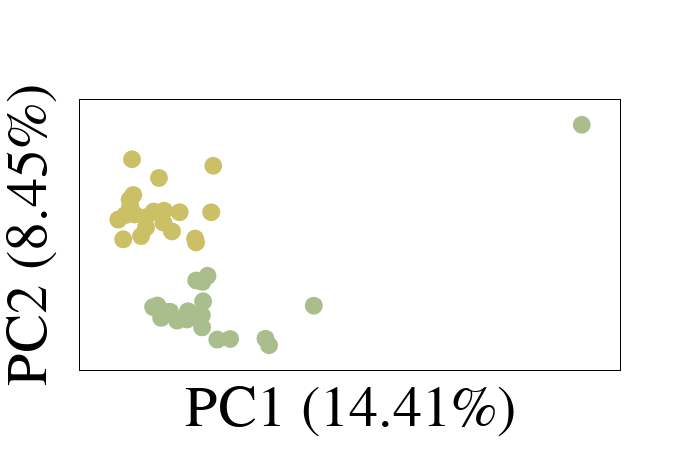

Source (notebook cell):
### Code cell
# Protein Abundance PCA plot
plot_options={
            "compare groups": ["NR","R"],
            "title": "PCA Analysis",
            "color": ["#AABD8C", "#ccc066","blue", "red", "green", "black", "yellow", "purple",
                      "orange", "brown", "pink", "gray", "olive", "cyan"],
            "symbol": ['circle', 'circle', 'circle'],
            "marker_size": 18,
            "width": 700,
            "height": 450,
            "font": dict(size=48, family="Arial black",color="black"),
            "ylimits": [],
            "xlimits": []
        }
figure, _, _ =PCA_plots(data_obj, plot_options, saved_settings,username="20min_SC")
figure.update_layout(title=None,showlegend=False)
figure.write_image("20min_PCA.png", scale=10, width = 1200, height=1000)
figure.show()

### Figure 1 — Plotly figure (JSON) as saved in the notebook; plotly's stock layout.template omitted (floating-point values rounded to 4 significant figures)
{"data": [{"hovertemplate": "%{text}<br>PC1: %{x} <br>PC2: %{y}", "legendgroup": "NR", "marker": {"color": "#AABD8C", "size": 18, "symbol": "circle"}, "mode": "markers", "name": "NR", "orientation": "v", "showlegend": true, "text": ["HeLa_ATG_KNO_Col1-3_20min_my_stage 0 N6_BN6_1_1930", "HeLa_ATG_KNO_Col1-3_20min_my_stage 0 M7_BM7_1_1920", "HeLa_ATG_KNO_Col1-3_20min_my_stage 0 M5_BM5_1_1916", "HeLa_ATG_KNO_Col1-3_20min_my_stage 0 L6_BL6_1_1904", "HeLa_ATG_KNO_Col1-3_20min_my_stage 0 L4_BL4_1_1900", "HeLa_ATG_KNO_Col1-3_20min_my_stage 0 K7_BK7_1_1896", "HeLa_ATG_KNO_Col1-3_20min_my_stage 0 K5_BK5_1_1894", "HeLa_ATG_KNO_Col1-3_20min_my_stage 0 K3_BK3_1_1890", "HeLa_ATG_KNO_Col1-3_20min_my_stage 0 J6_BJ6_1_1884", "HeLa_ATG_KNO_Col1-3_20min_my_stage 0 J4_BJ4_1_1880", "HeLa_ATG_KNO_Col1-3_20min_my_stage 0 I7_BI7_1_1874", "HeLa_ATG_KNO_Col1-3_20min_my_stage 0 I5_BI5_1_1870", "HeLa_ATG_KNO_Col1-3_20min_my_stage 0 I3_BI3_1_1864", "HeLa_ATG_KNO_Col1-3_20min_my_stage 0 H4_BH4_1_1858", "HeLa_ATG_KNO_Col1-3_20min_my_stages 0 G6_BG6_1_1852", "HeLa_ATG_KNO_Col1-3_20min_my_stages 0 G4_BG4_1_1848", "HeLa_ATG_KNO_Col1-3_20min_my_stages 0 F7_BF7_1_1844", "HeLa_ATG_KNO_Col1-3_20min_my_stages 0 F5_BF5_1_1842", "HeLa_ATG_KNO_Col1-3_20min_my_stages 0 F3_BF3_1_1834", "HeLa_ATG_KNO_Col1-3_20min_my_stages 0 E6_BE6_1_1830", "HeLa_ATG_KNO_Col1-3_20min_my_stages 0 E4_BE4_1_1826"], "type": "scatter", "x": [-1.329, -2.549, 1.027, -0.816, 3.031, 28.52, -0.0921, 5.849, 0.256, 2.1, 0.9799, -1.552, 0.9961, 9.095, -1.969, 0.5746, 1.069, 1.394, 5.591, -2.239, -0.02376], "xaxis": "x", "y": [-3.79, -3.458, -1.669, -4.422, -5.719, 9.476, -4.338, -6.17, -3.967, -5.77, -4.041, -3.832, -4.896, -3.361, -4.224, -1.569, -3.049, -1.246, -5.707, -3.35, -3.754], "yaxis": "y"}, {"hovertemplate": "%{text}<br>PC1: %{x} <br>PC2: %{y}", "legendgroup": "R", "marker": {"color": "#ccc066", "size": 18, "symbol": "circle"}, "mode": "markers", "name": "R", "orientation": "v", "showlegend": true, "text": ["HeLa_ATG_KNO_Col1-6_20min_my_stage 0 N11_BN11_1_1928", "HeLa_ATG_KNO_Col1-6_20min_my_stage 0 N9_BN9_1_1926", "HeLa_ATG_KNO_Col1-6_20min_my_stage 0 M10_BM10_1_1918", "HeLa_ATG_KNO_Col1-6_20min_my_stage 0 M8_BM8_1_1912", "HeLa_ATG_KNO_Col1-6_20min_my_stage 0 L11_BL11_1_1908", "HeLa_ATG_KNO_Col1-6_20min_my_stage 0 L9_BL9_1_1902", "HeLa_ATG_KNO_Col1-6_20min_my_stage 0 K12_BK12_1_1898", "HeLa_ATG_KNO_Col1-6_20min_my_stage 0 K10_BK10_1_1892", "HeLa_ATG_KNO_Col1-6_20min_my_stage 0 K8_BK8_1_1886", "HeLa_ATG_KNO_Col1-6_20min_my_stage 0 J9_BJ9_1_1878", "HeLa_ATG_KNO_Col1-6_20min_my_stage 0 I12_BI12_1_1872", "HeLa_ATG_KNO_Col1-6_20min_my_stage 0 I10_BI10_1_1868", "HeLa_ATG_KNO_Col1-6_20min_my_stage 0 I8_BI8_1_1866", "HeLa_ATG_KNO_Col1-6_20min_my_stage 0 H11_BH11_1_1860", "HeLa_ATG_KNO_Col1-6_20min_my_stage 0 H9_BH9_1_1856", "HeLa_ATG_KNO_Col1-6_20min_my_stages 0 G9_BG9_1_1850", "HeLa_ATG_KNO_Col1-6_20min_my_stages 0 F12_BF12_1_1846", "HeLa_ATG_KNO_Col1-6_20min_my_stages 0 F10_BF10_1_1838", "HeLa_ATG_KNO_Col1-6_20min_my_stages 0 F8_BF8_1_1836", "HeLa_ATG_KNO_Col1-6_20min_my_stages 0 E11_BE11_1_1828", "HeLa_ATG_KNO_Col1-6_20min_my_stages 0 E9_BE9_1_1824"], "type": "scatter", "x": [1.807, 1.661, -4.256, 0.4919, -3.422, -3.064, -3.895, -3.103, -4.718, -1.808, -3.992, -5.08, 0.5597, -4.21, -1.186, -2.129, -2.51, -1.766, -0.6307, -4.576, -4.083], "xaxis": "x", "y": [6.566, 3.271, 4.166, 1.399, 1.574, 2.199, 3.112, 2.919, 1.345, 2.536, 4.495, 2.75, 1.127, 3.73, 1.902, 5.7, 3.321, 3.376, 3.273, 3.069, 7.027], "yaxis": "y"}], "layout": {"font": {"color": "black", "family": "Arial black", "size": 48}, "height": 450, "legend": {"title": {"text": "Sample Type"}, "tracegroupgap": 0}, "paper_bgcolor": "rgba(255, 255, 255, 255)", "plot_bgcolor": "rgba(255, 255, 255, 255)", "showlegend": false, "title": {}, "width": 700, "xaxis": {"anchor": "y", "domain": [0, 1], "linecolor": "black", "mirror": true, "showticklabels": false, "title": {"text": "PC1 (14.41%)"}}, "yaxis": {"anchor": "x", "domain": [0, 1], "linecolor": "black", "mirror": true, "showticklabels": false, "title": {"text": "PC2 (8.45%)"}}}}
